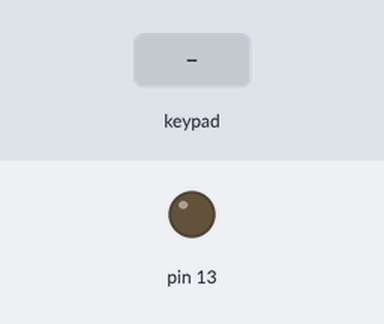
Bench run of a program on a simulated Arduino Pro Mini, built with avr-gcc and run on an emulated ATmega328P. On the bench: output pins drawn as LEDs (lit = HIGH). Wiring (inferred from the names in the program): 5×6 keypad (labels assumed): rows pin 5, pin 6, pin 7, pin 8, pin 9; columns pin 2, pin 3, pin 4, pin 10, pin 11, pin 12. The test bench sets the inputs (shaded band).

Above: at 1.2 s.
1.3 s: key '1' pressed
At 1.9 s:
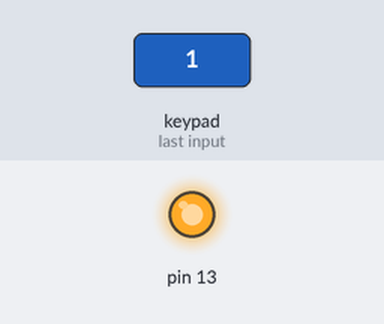
Timing chart, 0 to 4.3 s (numbered marks = the images above; inputs shaded):
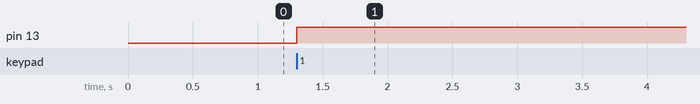

Measured:
- after the input at 1.3 s, pin 13: LOW → HIGH at once

The program:

main.cpp
```cpp
#include <Arduino.h>

#include <Wire.h>
int command = 0;

// Ascii upper, colID, rowID
int keyMatrixMap[][3] = {
    {0, 0, 0},
    {1, 1, 0},
    {2, 2, 0},
    {3, 3, 0},
    {4, 4, 0},
    {5, 5, 0},
    {6, 0, 1},  // b
    {7, 1, 1},  // v
    {8, 2, 1},  // c
    {9, 3, 1}, // x
    {10, 4, 1}, // z
    {11, 5, 1}, // SHIFT
    {12, 0, 2}, // g
    {13, 1, 2}, // f
    {14, 2, 2}, // d
    {15, 3, 2}, // s
    {16, 4, 2}, // a
    {17, 5, 2},
    {18, 0, 3}, // t
    {19, 1, 3}, // r
    {20, 2, 3}, // e
    {21, 3, 3}, // w
    {22, 4, 3}, // q
    {23, 5, 3},
    {24, 0, 4},
    {25, 1, 4},
    {26, 2, 4},
    {27, 3, 4},
    {28, 4, 4},
    {29, 5, 4}}; //ESC

// State and change
int ketStates[][2] = {
    {0, 0},
    {0, 0},
    {0, 0},
    {0, 0},
    {0, 0},
    {0, 0},
    {0, 0},
    {0, 0},
    {0, 0},
    {0, 0},
    {0, 0},
    {0, 0},
    {0, 0},
    {0, 0},
    {0, 0},
    {0, 0},
    {0, 0},
    {0, 0},
    {0, 0},
    {0, 0},
    {0, 0},
    {0, 0},
    {0, 0},
    {0, 0},
    {0, 0},
    {0, 0},
    {0, 0},
    {0, 0},
    {0, 0},
    {0, 0}};

// Power pins (colID)
int colToPinArray[] = {4, 3, 2, 10, 11, 12};

// Reading pins (rowID)
int rowToPinArray[] = {9, 8, 7, 6, 5};

// Total key count
int keyCount = (sizeof(keyMatrixMap) / sizeof(keyMatrixMap[0]));

// function that executes whenever data is received from master
// this function is registered as an event, see setup()
void receiveEvent(int bytes)
{
  if (Wire.available())
  {
    command = Wire.read(); // Read the command sent by the master
  }
}

void requestEvent()
{
  for (int i = 0; i < keyCount; i++)
  {
    int pressedAsciiCode = keyMatrixMap[i][0];
    int releasedAsciiCode = keyMatrixMap[i][0];
    int currentState = ketStates[i][0];
    int change = ketStates[i][1];

    bool somethingSent = false;
    if ((currentState == 1) && (change == 1))
    {
      // Pressed
      Serial.println();
      Serial.print(pressedAsciiCode);
      Serial.print(" pressed");
      Serial.println();
      Wire.write(pressedAsciiCode);
      ketStates[i][1] = 0;
      somethingSent = true;
    }
    if ((currentState == 0) && (change == 1))
    {
      // Released
      Serial.println();
      Serial.print(releasedAsciiCode);
      Serial.print(" released");
      Serial.println();
      Wire.write(releasedAsciiCode);
      ketStates[i][1] = 0;
      somethingSent = true;
    }
    if (somethingSent != true)
    {
      Wire.write(255);
    }
  }
}

void setup()
{

  pinMode(13, OUTPUT);
  Wire.begin(5);                // join i2c bus with address #4
  Wire.onReceive(receiveEvent); // register event
  Wire.onRequest(requestEvent); // Register request handler
  Serial.begin(115200);         // start serial for output

  // Set pinmodes for outputs
  int colSize = sizeof(colToPinArray) / sizeof(colToPinArray[0]);
  for (int i = 0; i < colSize; i++)
  {
    // CHANGED
    pinMode(colToPinArray[i], INPUT);
    // digitalWrite(colToPinArray[i], HIGH);
  }

  // Set pinmodes for inputs
  int rowSize = sizeof(rowToPinArray) / sizeof(rowToPinArray[0]);
  for (int i = 0; i < rowSize; i++)
  {
    pinMode(rowToPinArray[i], INPUT_PULLUP);
  }
}

// Check a pin at given colID and rowID
bool checkPin(int colID, int rowID)
{
  int col = colToPinArray[colID];
  int row = rowToPinArray[rowID];
  pinMode(col, OUTPUT);
  digitalWrite(col, LOW);
  bool state = digitalRead(row);
  // digitalWrite(col, HIGH);
  pinMode(col, INPUT);
  return !state;
}

void loop()
{
  for (int i = 0; i < keyCount; i++)
  {
    int currentState = ketStates[i][0];
    int change = ketStates[i][1];
    int col = (keyMatrixMap[i][1]);
    int row = (keyMatrixMap[i][2]);
    if (((checkPin(col, row)) && (currentState == 0)) && (change == 0))
    {
      // Pressed
      digitalWrite(13, HIGH);
      ketStates[i][0] = 1;
      ketStates[i][1] = 1;
    }
    if (((!checkPin(col, row)) && (currentState == 1)) && (change == 0))
    {
      // Released
      digitalWrite(13, LOW);
      ketStates[i][0] = 0;
      ketStates[i][1] = 1;
    }
  }
  delay(10);
}
```
